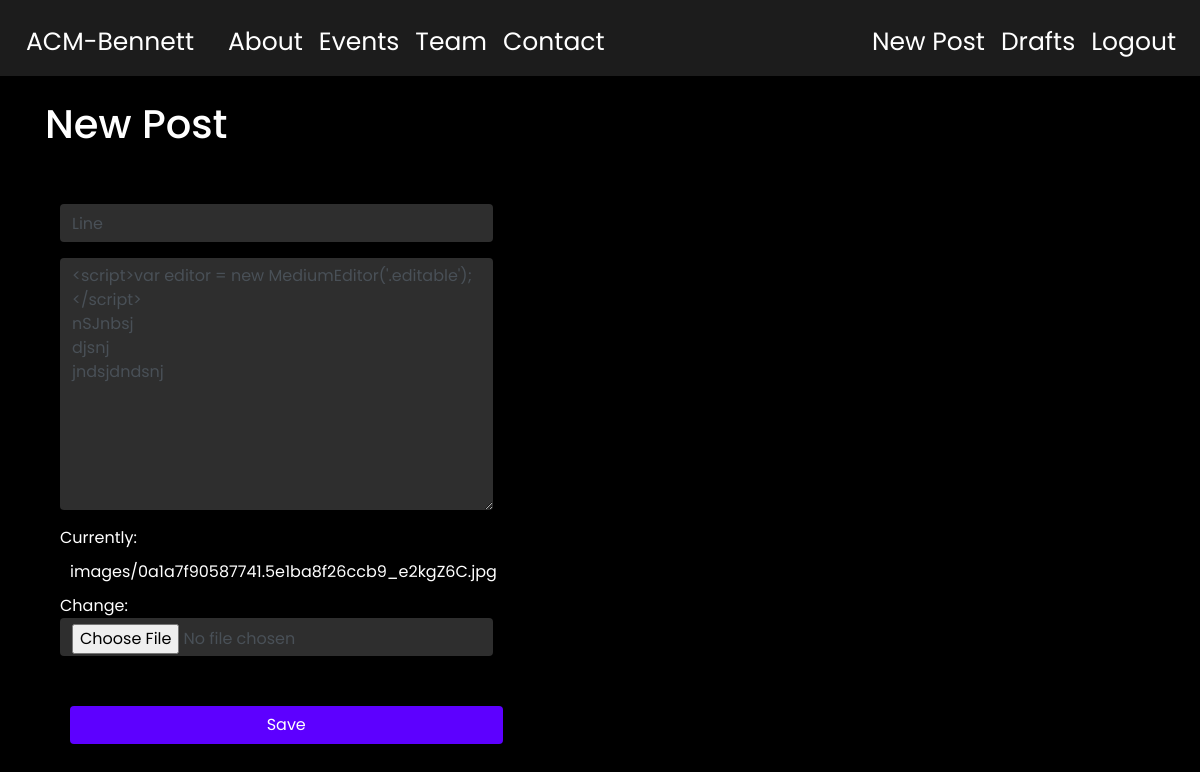
The app's page /post/19/edit/ (signed in) with its own data.
### blog/models.py (models this page shows, shortened)
class Post(models.Model):
    title = models.CharField(max_length=100, unique=True)
    profile_pic = models.ImageField(upload_to = 'images/')
    text = models.TextField()
    created_date = models.DateTimeField(default=timezone.now)
    published_date = models.TimeField(blank=True, null=True)

### blog/views.py (the view)
# urls.py: path('post/<int:pk>/edit/', views.PostUpdateView.as_view(), name='post_edit'),
class PostUpdateView(generic.UpdateView, mixins.LoginRequiredMixin):
    model = Post
    login_url = '/login/'
    redirect_field_name = 'post_detail.html'
    form_class = PostForm

### blog/forms.py
class PostForm(forms.ModelForm):
    class Meta:
        model = Post
        fields = ("title", "text", "profile_pic")

### blog/templates/blog/post_form.html (shortened to what this page needs)
{% extends 'base.html' %}
{% load bootstrap4 %}
{% block content %}
<div class="container">
    <br>
    <h1>New Post</h1>
    <form class="col-md-5" enctype="multipart/form-data" method="POST" action="">
        <br><br>
        {% bootstrap_form form %}
        <br>
        <button type="submit" class="btn custom-button">Save</button>
    </form>
    <br><br>
</div>
{% endblock %}

### blog/static/css/master.css (style rules this page uses)
body { background-color: black; color: white; font-family: 'Poppins', sans-serif; }
a { color: white; }
.form-control { background-color: #2e2e2e; border: none; }
.custom-button { background-color: #5d00ff; color: white; width: 100%; margin: 10px; }
a { display: inline-block; padding: 10px; position: relative; }
a:after { background: none repeat scroll 0 0 transparent; bottom: 0; content: ""; display: block; height: 2px; left: 50%; position: absolute; background: #fff; transition: width 0.5s ease 0.2s, left 0.5s ease 0.2s; width: 0; }

### records on screen
Post: title "Line", text "<script>var editor = new MediumEditor('.editable');</script> nSJnbsj djsnj jndsjdndsnj"
